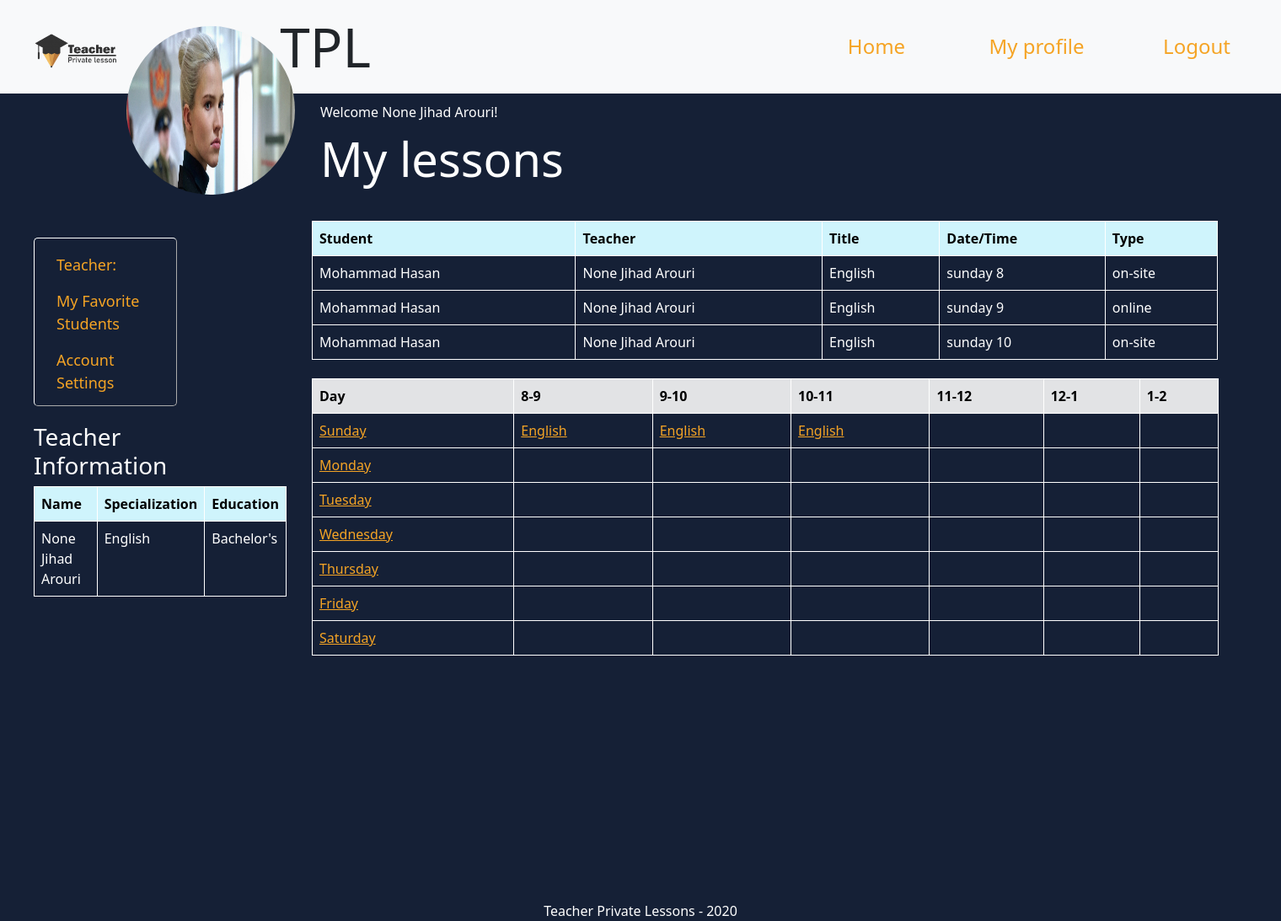
Screenshot of /teacher-profile/6 (signed in) with the database file from the repository.
### TPL_app/models.py (models this page shows)
class Teacher(models.Model):
    first_name = models.CharField(max_length=255)
    last_name = models.CharField(max_length=255)
    occupation = models.CharField(max_length=255)
    specialization = models.CharField(max_length=255)
    education = models.CharField(max_length=255)
    gender = models.CharField(max_length=6, null=True)
    email = models.CharField(max_length=255, null=True)
    password = models.CharField(max_length=255, null=True)
    profile_pic = models.ImageField(upload_to='images/', null=True, blank=True)
    created_at = models.DateTimeField(auto_now_add=True)
    updated_at = models.DateTimeField(auto_now=True)

class Lesson(models.Model):
    title = models.CharField(max_length=255)
    description = models.TextField()
    price = models.IntegerField()
    style = models.CharField(max_length=255, null=True)
    child = models.ForeignKey(
        Child, on_delete=models.CASCADE, blank=True, null=True)
    day = models.CharField(max_length=255, null=True)
    time = models.CharField(max_length=255, null=True)
    teacher = models.ForeignKey(Teacher, on_delete=models.CASCADE)
    created_at = models.DateTimeField(auto_now_add=True)
    updated_at = models.DateTimeField(auto_now=True)

class Child(models.Model):
    first_name = models.CharField(max_length=255)
    last_name = models.CharField(max_length=255)
    age = models.IntegerField()
    grade = models.IntegerField()
    parent = models.ForeignKey(
        Parent, related_name="children", on_delete=models.CASCADE)
    lessons = models.ManyToManyField(
        Teacher, through="Lesson", related_name="lessons")
    created_at = models.DateTimeField(auto_now_add=True)
    updated_at = models.DateTimeField(auto_now=True)

### TPL_app/views.py (the view)
# urls.py: path('teacher-profile/<int:id>', views.teacher_profile),
def teacher_profile(request, id):
    if 'user_id' not in request.session:
        messages.error(request, "You must be logged in to view this page")
    if request.session['user_id'] != int(id) and request.session['type'] == "teacher":
        return redirect("/parent-profile/"+str(request.session['user_id']))
    teacher = Teacher.objects.get(id=id)
    students = teacher.lessons.all()
    all_lessons_for_each_student = []
    all_teacher_lessons = Lesson.objects.filter(
        teacher=Teacher.objects.get(id=id))
    for lesson in all_teacher_lessons:
        if lesson.child is None:
            print(lesson.child)
            continue
        print(lesson.child)
        all_lessons_for_each_student.append(lesson)
    print(all_lessons_for_each_student)
    context = {
        "teacher": teacher,
        "students": students,
        "all_teacher_lessons": all_teacher_lessons,
        "all_lessons": all_lessons_for_each_student,
    }
    if request.session['type'] == "parent":
        parent = Parent.objects.get(id=request.session['user_id'])
        children = parent.children.all()
        context['children'] = children
    return render(request, "teacher_profile.html", context)

### TPL_app/templates/teacher_profile.html (shortened to what this page needs)
<!DOCTYPE html>
<html lang="en">
<head>
    {% load static %}
    <link rel="stylesheet" href="{% static 'css/teacher_profile_style.css' %}">
    <link href="https://cdn.jsdelivr.net/npm/bootstrap@5.0.0-beta1/dist/css/bootstrap.min.css" rel="stylesheet">
</head>
<body>
    <nav class="navbar navbar-expand-lg navbar-light bg-light">
        <div class="head">
            <img src="{% static 'images/logo.png' %}" width="100px">
            <h1 class="display-3" >TPL</h1>
        </div>
        <div class="collapse navbar-collapse" id="navbarSupportedContent">
            <ul class="navbar-nav me-auto mb-2 mb-lg-0">
            <li class="nav-item">
                <li class="nav-item">
                    <a class="nav-link active" href="/home">Home</a>
                </li>
                <li class="nav-item">
                    {% if request.session.type == "parent" %}<a class="nav-link active" href="/parent-profile/{{request.session.user_id}}">My profile</a>{% endif %}
                </li>
                <li class="nav-item">
                    <a class="nav-link active" href="/logout">Logout</a>
                </li>
                </ul>
        </nav>
        <img class ="profile-pic" src="{{teacher.profile_pic.url}}">
        <p>Welcome {{teacher.gender}} {{teacher.first_name}} {{teacher.last_name}}!</p>
        <h2 class="display-4">My lessons</h2>
        <aside>
        <ul class="nav flex-column">
            <li class="nav-item">
                <a class="nav-link active" href="#">Teacher:</a>
            </li>
            <li class="nav-item">
            <a class="nav-link active" href="#">My Favorite Students</a>
            </li>
            <li class="nav-item">
            <a class="nav-link active" href="#">Account Settings</a>
            </li>
        </ul>
        <div class="info">
            <h3>Teacher Information</h3>
            <table class='table'>
                <thead>
                    <tr class='table-info'>
                        <th>Name</th>
                        <th>Specialization</th>
                        <th>Education</th>
                    </tr>
                    </thead>
                    <tbody>
                    <td>{{teacher.gender}} {{teacher.first_name}} {{teacher.last_name}}</td>
                    <td>{{teacher.specialization}}</td>
                    <td>{{teacher.education}}</td>
                    </tbody>
            </table>
        </div>
    </aside>
    {% if request.session.type == "parent" %}
<main>
    <table class="table">
        <thead>
            <tr class="table-info">
                <th>Student</th>
                <th>Teacher</th>
                <th>Title</th>
                <th>Date/Time</th>
                <th>Type</th>
            </tr>
        </thead>
        <tbody>
            {% for lesson in all_lessons %}
            <tr>
                <td>{{lesson.child.first_name}} {{lesson.child.last_name}}</td>
                <td>{{lesson.teacher.gender}} {{lesson.teacher.first_name}} {{lesson.teacher.last_name}}</td>
                <td>{{lesson.title}}</td>
                <td>{{lesson.day}} {{lesson.time}}</td>
                <td>{{lesson.style}}</td>
            </tr>
            {% endfor %}
        </tbody>
    </table>
</main>
<div class="row">
<div class="schedule col-10">
<table class="table">
    <thead>
        <tr class="table-secondary">
            <th>Day</th>
            <th>8-9</th>
            <th>9-10</th>
            <th>10-11</th>
            <th>11-12</th>
            <th>12-1</th>
            <th>1-2</th>
        </tr>
    </thead>
    <tbody>
        <tr>
            <td><a href="#">Sunday</a></td>
            <td>{% for lesson in all_teacher_lessons %}
                {% if lesson.day == "sunday" %}{% if lesson.time == "8" %}<a href="/add-to-lesson/sunday/8/{{teacher.id}}">{{lesson.title}}</a>{% endif %}{% endif %}
                {% endfor %}</td>
            <td>{% for lesson in all_teacher_lessons %}
                {% if lesson.day == "sunday" %}{% if lesson.time == "9" %}<a href="/add-to-lesson/sunday/9/{{teacher.id}}">{{lesson.title}}</a>{% endif %}{% endif %}
                {% endfor %}</td>
            <td>{% for lesson in all_teacher_lessons %}
                {% if lesson.day == "sunday" %}{% if lesson.time == "10" %}<a href="/add-to-lesson/sunday/10/{{teacher.id}}">{{lesson.title}}</a>{% endif %}{% endif %}
                {% endfor %}</td>
            <td></td>
            <td></td>
            <td></td>
        </tr>
        <tr>
            <td><a href="#">Monday</a></td>
            <td></td>
            <td></td>
            <td></td>
            <td></td>
            <td></td>
            <td></td>
        </tr>
        <tr>
            <td><a href="#">Tuesday</a></td>
            <td></td>
            <td></td>
            <td></td>
            <td></td>
            <td></td>
            <td></td>
        </tr>
        <tr>
            <td><a href="#">Wednesday</a></td>
            <td></td>
            <td></td>
            <td></td>
            <td></td>
            <td></td>
            <td></td>
        </tr>
        <tr>
            <td><a href="#">Thursday</a></td>
            <td></td>
            <td></td>
            <td></td>
            <td></td>
            <td></td>
            <td></td>
        </tr>
        <tr>
            <td><a href="#">Friday</a></td>
            <td></td>
            <td></td>
            <td></td>
            <td></td>
            <td></td>
            <td></td>
        </tr>
        <tr>
            <td><a href="#">Saturday</a></td>
            <td></td>
            <td></td>
            <td></td>
            <td></td>
            <td></td>
            <td></td>
        </tr>
    </tbody>
</table>
</div>
</div>
{% endif %}
<div class="footer1">
    <footer>Teacher Private Lessons - 2020</footer>
</div>
</body>
</html>

### TPL_app/static/css/teacher_profile_style.css (style rules this page uses)
p { color: white; margin-top: 10px !important; margin-left: 380px; margin-bottom: 0px !important; }
h3 { color:white; width:267px; }
.head { display: inline-flex; margin: 10px 0 0 40px; width: 400px; align-items: center; }
.head img { display: inline-block; }
h1 { display: inline-block; margin-left: 15px; }
h2 { color: white !important; }
ul { display: inline-block; margin-left: 500px !important; }
.navbar-nav .nav-link { width: 180px !important; margin-left: 10px !important; font-size: x-large; text-align: center; }
th { border: 1px solid white !important; }
.profile-pic { border-radius: 100px; margin: -80px 150px; position: absolute !important; z-index: 1 !important; width: 200px; height: 200px; }
aside { margin: 20px 0 0 40px !important; width: 150px; float: left; }
.flex-column { border: 1px outset white; border-radius: 5px; padding-top: 10px; width: 170px; height: 200px; margin: 0 !important; }
.flex-column li { margin-left: 10px; }
.flex-column li a { font-size: large; font-weight: 400; }
main { display: inline-block; width: 1075px; margin-left: 180px; }
.display-4 { margin: 10px 0 40px 380px; }
.table tr td { border: 1px solid rgb(255, 255, 255); color: white !important; }
.table thead th { border: 1px solid white; }
.schedule { display: inline-block; width: 1100px !important; margin: 80px 0 0 168px; }
body { background-color:#152036 !important; }
a { color: rgb(245 164 37) !important; }
.footer1 { width: 100%; color: white; margin-top:275px; text-align: center; }
.info { margin-top:20px; width: 300px; }

### rows the page displays
Teacher: profile_pic (picture), gender "None", first_name "Jihad", last_name "Arouri", specialization "English", education "Bachelor's"
Lesson: child.first_name "Mohammad", child.last_name "Hasan", teacher.gender "None", teacher.first_name "Jihad", teacher.last_name "Arouri", title "English", day "sunday", time "8", style "on-site"
Lesson: child.first_name "Mohammad", child.last_name "Hasan", teacher.gender "None", teacher.first_name "Jihad", teacher.last_name "Arouri", title "English", day "sunday", time "9", style "online"
Lesson: child.first_name "Mohammad", child.last_name "Hasan", teacher.gender "None", teacher.first_name "Jihad", teacher.last_name "Arouri", title "English", day "sunday", time "10", style "on-site"
